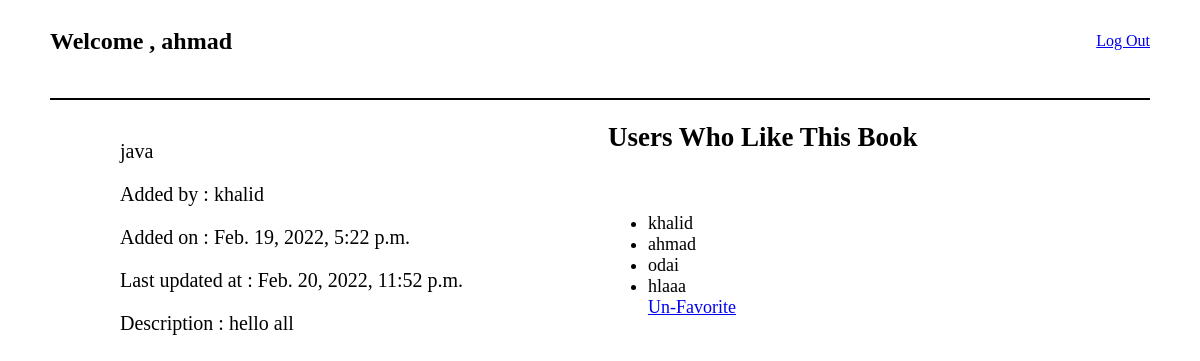
Page /book_details/1 (signed in) on the committed database.
### login_updated_app/models.py (models this page shows)
class User(models.Model):
    first_name=models.CharField(max_length=255)
    last_name=models.CharField(max_length=255)
    email=models.CharField(max_length=255)
    password=models.CharField(max_length=255)
    created_at = models.DateTimeField(auto_now_add=True)
    updated_at = models.DateTimeField(auto_now=True)
    objects = UserManager()

class Book(models.Model):
    title=models.CharField(max_length=255)
    desc=models.TextField()
    uploaded_by = models.ForeignKey(User , related_name="books_uploaded", on_delete = models.CASCADE)
    users_who_like = models.ManyToManyField(User , related_name="liked_books")
    created_at = models.DateTimeField(auto_now_add=True)
    updated_at = models.DateTimeField(auto_now=True)

### favorite_book_app/views.py (the view)
# urls.py: path('book_details/<book_id>' , views.book_details),
def book_details(request,book_id):
    this_book = Book.objects.get(id = book_id)
    print(this_book.id)
    this_user = User.objects.get(id=request.session['user_id'])
    user_name = this_user.first_name
    cont={
        'this_book' : this_book,
        'this_user' : this_user,
        'user_name' : user_name
    }
    return render(request , 'Book_details.html' , cont)

### favorite_book_app/templates/Book_details.html (shortened to what this page needs)
<!DOCTYPE html>
<html lang="en">
<head>
</head>
<body>
    <nav>
        <div><h1>Welcome , {{this_user.first_name}}</h1></div>
        <div class="link"><a href="/">Log Out</a></div>
    </nav>
    <div class="all">
        <div class="details">
            <p>{{this_book.title}}</p>
            <p> Added by : {{this_book.uploaded_by.first_name}}</p>
            <p>Added on : {{this_book.created_at}}</p>
            <p>Last updated at : {{this_book.updated_at}}</p>
            <p>Description : {{this_book.desc}}</p>
        </div>
        <aside>
            <h1>Users Who Like This Book </h1>
            <div class="favoriteUsers">
                <div>
                    <ul>
                        {% for user in this_book.users_who_like.all %}
                            <li>{{user.first_name}}</li>
                        {% endfor %}
                        {% if this_user in this_book.users_who_like.all %}
                            <a href="/unfavorite/{{this_book.id}}">Un-Favorite</a>
                        {% else %}
                            <a href="/add/{{this_book.id}}">Add to Favorite</a>
                        {% endif %}
                    </ul>
                </div>
            </div>
        </aside>
    </div>
</body>
</html>

### favorite_book_app/templates/Book_details.html (style rules this page uses)
nav { width: 1100px; border-bottom: black solid 2px; display: flex; justify-content: space-between; margin: 0 auto; }
.link { width: 100px; height: 65px; display: flex; justify-content: end; align-items: center; }
h1 { width: 500px; height: 50px; }
.all { display: flex; justify-content: space-between ; width: 1100px; }
.favoriteUsers { display: flex; justify-content: space-between; width: 300px; }
.details { font-family: cursive; font-size: 20px; height: 474px; width: 495px; margin: 20px 0px 0px 112px; }
aside { font-family: cursive; margin-left: 80px; font-size: 18px; }

### rows in the picture
User: first_name "ahmad"
Book: title "java", uploaded_by.first_name "khalid", created_at "Feb. 19, 2022, 5:22 p.m.", updated_at "Feb. 20, 2022, 11:52 p.m.", desc "hello all"
User: first_name "khalid"
User: first_name "odai"
User: first_name "hlaaa"
